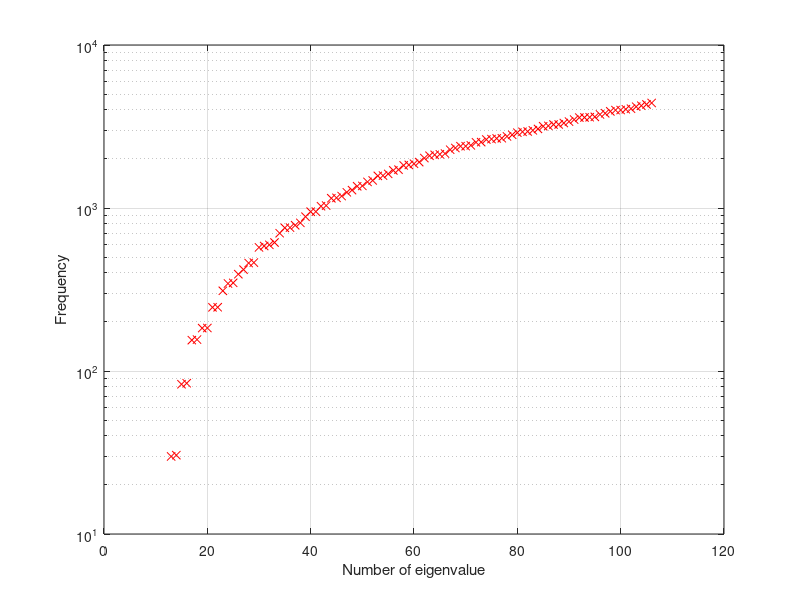

Source code (MATLAB):
% This script plots the eigenvalues in semilogaritmic scale

%%
% DCFA swept wing assignement
%
% Teamwork
% Team members: Venti Edoardo         944421
%               Zemello Matteo        942003
%               Zucchelli Umberto     952952
%               
%           
%

clear all, close all, clc

load w_esatta.mat

fig=figure;
semilogy(1:length(w_esatta)+6,[0 0 0 0 0 0 w_esatta(1:end)'],'xr')
xlabel('Number of eigenvalue')
ylabel('Frequency')
grid on
saveas(fig,'Eigenvalues_free_fuselage','eps')